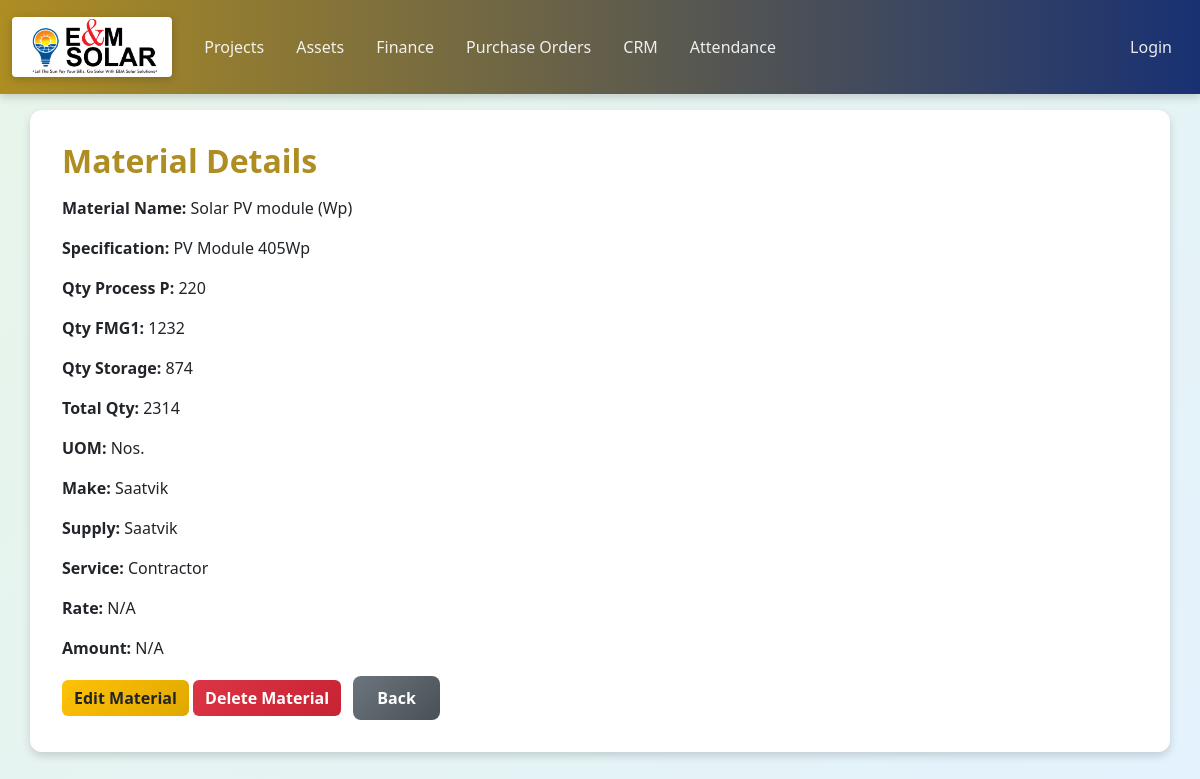
/materials/1, run on the app's committed database.
### models/material.py (models this page shows)
class Material(db.Model):
    id = db.Column(db.Integer, primary_key=True)
    project_id = db.Column(db.Integer, db.ForeignKey('solar_project.id'))
    name = db.Column(db.String(256))
    specification = db.Column(db.String(256))
    qty_process_p = db.Column(db.String(50))
    qty_fmg1 = db.Column(db.String(50))
    qty_storage = db.Column(db.String(50))
    total_qty = db.Column(db.String(100))
    uom = db.Column(db.String(50))
    make = db.Column(db.String(100))
    supply = db.Column(db.String(100))
    service = db.Column(db.String(100))
    rate = db.Column(db.String(50))
    amount = db.Column(db.String(50))
    project = relationship("SolarProject", back_populates="materials")

### routes/material_routes.py (the view)
@material_bp.route('/materials/<int:id>', methods=['GET'])
def get_material(id):
    material = Material.query.get_or_404(id)
    return render_template('material_detail.html', material=material)

### templates/material_detail.html (shortened to what this page needs)
{% extends "base.html" %}
{% block content %}
<h2 class="mb-3">Material Details</h2>
<p><strong>Material Name:</strong> {{ material.name or 'N/A' }}</p>
<p><strong>Specification:</strong> {{ material.specification or 'N/A' }}</p>
<p><strong>Qty Process P:</strong> {{ material.qty_process_p or 'N/A' }}</p>
<p><strong>Qty FMG1:</strong> {{ material.qty_fmg1 or 'N/A' }}</p>
<p><strong>Qty Storage:</strong> {{ material.qty_storage or 'N/A' }}</p>
<p><strong>Total Qty:</strong> {{ material.total_qty or 'N/A' }}</p>
<p><strong>UOM:</strong> {{ material.uom or 'N/A' }}</p>
<p><strong>Make:</strong> {{ material.make or 'N/A' }}</p>
<p><strong>Supply:</strong> {{ material.supply or 'N/A' }}</p>
<p><strong>Service:</strong> {{ material.service or 'N/A' }}</p>
<p><strong>Rate:</strong> {{ material.rate or 'N/A' }}</p>
<p><strong>Amount:</strong> {{ material.amount or 'N/A' }}</p>
<a href="/materials/{{ material.id }}/edit" class="btn btn-warning">Edit Material</a>
<form action="/materials/{{ material.id }}/delete" method="POST" class="d-inline">
    <button type="submit" class="btn btn-danger" onclick="return confirm('Are you sure you want to delete this material?');">Delete Material</button>
</form>
<a href="{% if material.project_id %}/projects/{{ material.project_id }}{% else %}/materials{% endif %}" class="btn btn-secondary ms-2">Back</a>
{% endblock %}

### static/style.css (style rules this page uses)
:root { --primary-color: #ae8d22; --primary-dark: #5e511b; --primary-light: #af984c; --secondary-color: #193173; --secondary-dark: #0d0f40; --secondary-light: #3c4484; --bg-primary: #f8f9fa; --bg-secondary: #e9ecef; --bg-card: #ffffff; --text-primary: #212529; --text-secondary: #6c757d; --text-light: #ffffff; --success: #28a745; --warning: #ffc107; --danger: #dc3545; --info: #17a2b8; --shadow-sm: 0 2px 4px rgba(0,0,0,0.1); --shadow-md: 0 4px 8px rgba(0,0,0,0.15); --shadow-lg: 0 8px 16px rgba(0,0,0,0.2); --radius-sm: 4px; --radius-md: 8px; --radius-lg: 12px; --transition-fast: 0.2s ease; --transition-normal: 0.3s ease; }
body { font-family: 'Segoe UI', Tahoma, Geneva, Verdana, sans-serif; background: linear-gradient(135deg, #e8f5e9 0%, #e3f2fd 100%); background-attachment: fixed; min-height: 100vh; color: var(--text-primary); }
h1, h2, h3, h4, h5, h6 { color: var(--primary-color); font-weight: 600; margin-bottom: 1rem; }
.btn-secondary { background: linear-gradient(135deg, #6c757d 0%, #495057 100%); border: none; padding: 0.6rem 1.5rem; border-radius: var(--radius-md); font-weight: 600; transition: var(--transition-fast); }
.btn-warning { background: linear-gradient(135deg, var(--warning) 0%, #e0a800 100%); border: none; color: #212529; font-weight: 600; transition: var(--transition-fast); }
.btn-danger { background: linear-gradient(135deg, var(--danger) 0%, #c82333 100%); border: none; font-weight: 600; transition: var(--transition-fast); }
a { color: var(--primary-color); transition: var(--transition-fast); }

### data on the page
Material: name "Solar PV module (Wp)", specification "PV Module 405Wp", qty_process_p "220", qty_fmg1 "1232", qty_storage "874", total_qty "2314", uom "Nos.", make "Saatvik", supply "Saatvik", service "Contractor", rate "N/A", amount "N/A"
